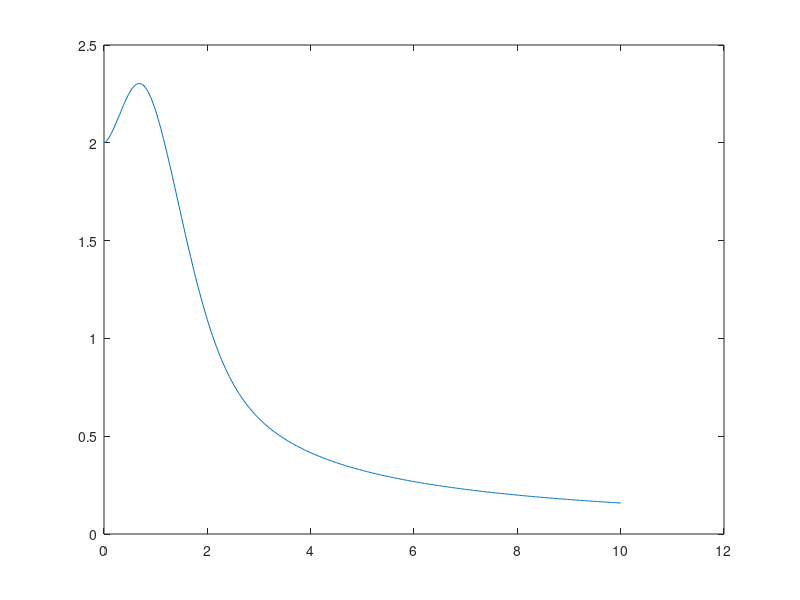

Write the MATLAB code that produced this figure.
h = 0.025 ;
n = 10/h+1 ;
x = zeros(n,1) ;
y = zeros(n,1) ;
x(1) = 0;
y(1) = 2;
for i = 1:n-1
    x(i+1) = x(i)+h ;
    y_star = y(i)+sqrt(x(i)*y(i))*cos(x(i)*y(i))*h ;
    y(i+1) = y(i)+(sqrt(x(i)*y(i))*cos(x(i)*y(i))+sqrt(x(i+1)*y_star)*cos(x(i+1)*y_star))*h/2 ;
end
plot(x,y);